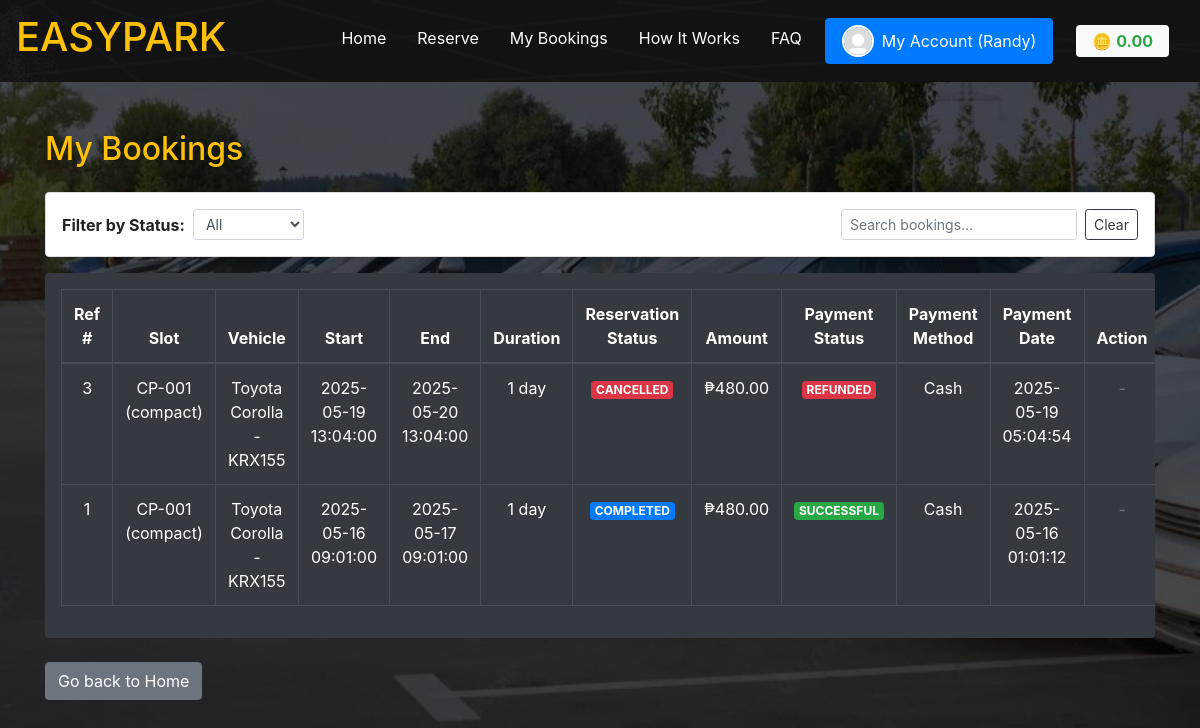
The page /bookings.php (signed in) on the database its author committed.
### tables this page shows
CREATE TABLE `users` (
  `user_id` int(11) NOT NULL,
  `first_name` varchar(50) NOT NULL,
  `middle_name` varchar(50) DEFAULT NULL,
  `last_name` varchar(50) NOT NULL,
  `email` varchar(100) NOT NULL,
  `password` varchar(255) NOT NULL,
  `phone` varchar(20) DEFAULT NULL,
  `user_type` enum('admin','staff','client') NOT NULL DEFAULT 'client',
  `security_word` varchar(255) NOT NULL,
  `created_at` timestamp NULL DEFAULT current_timestamp(),
  `updated_at` timestamp NULL DEFAULT NULL ON UPDATE current_timestamp(),
  `is_active` tinyint(1) NOT NULL DEFAULT 1,
  `image` varchar(255) DEFAULT 'default.jpg',
  `coins` decimal(10,2) NOT NULL DEFAULT 0.00
);

CREATE TABLE `reservations` (
  `reservation_id` int(11) NOT NULL,
  `user_id` int(11) NOT NULL,
  `vehicle_id` int(11) NOT NULL,
  `parking_slot_id` int(11) NOT NULL,
  `start_time` datetime NOT NULL,
  `end_time` datetime NOT NULL,
  `duration` varchar(20) NOT NULL,
  `status` enum('pending','confirmed','ongoing','cancelled','expired','completed','void') NOT NULL DEFAULT 'pending',
  `created_at` timestamp NULL DEFAULT current_timestamp(),
  `updated_at` timestamp NULL DEFAULT NULL ON UPDATE current_timestamp()
);

CREATE TABLE `parking_slots` (
  `parking_slot_id` int(11) NOT NULL,
  `slot_number` varchar(10) NOT NULL,
  `slot_type` enum('two_wheeler','compact','standard','large') NOT NULL,
  `slot_status` enum('available','reserved','occupied','unavailable') DEFAULT 'available'
);

CREATE TABLE `Vehicle_Models` (
  `model_id` int(11) NOT NULL,
  `brand` varchar(50) NOT NULL,
  `model` varchar(50) NOT NULL,
  `type` enum('two_wheeler','compact','standard','large') NOT NULL
);

CREATE TABLE `vehicles` (
  `vehicle_id` int(11) NOT NULL,
  `user_id` int(11) NOT NULL,
  `plate_number` varchar(20) NOT NULL,
  `model_id` int(11) NOT NULL,
  `color` varchar(50) NOT NULL,
  `created_at` timestamp NULL DEFAULT current_timestamp(),
  `updated_at` timestamp NULL DEFAULT NULL ON UPDATE current_timestamp()
);

CREATE TABLE `payments` (
  `reference_number` int(11) NOT NULL,
  `reservation_id` int(11) DEFAULT NULL,
  `amount` decimal(12,2) NOT NULL,
  `payment_date` timestamp NULL DEFAULT current_timestamp(),
  `method` enum('cash','online','coins') NOT NULL,
  `updated_at` timestamp NULL DEFAULT NULL ON UPDATE current_timestamp(),
  `status` enum('pending','successful','failed','refunded') DEFAULT 'pending'
);

### bookings.php (the view, shortened to what this page needs)
<?php
require_once 'includes/db.php';
$user_id = $_SESSION['user_id'];
$sql = "SELECT r.reservation_id, r.start_time, r.end_time, r.duration, r.status, s.slot_number, s.slot_type, v.plate_number, m.brand, m.model, p.amount, p.status AS payment_status, p.method, p.payment_date
FROM reservations r
JOIN parking_slots s ON r.parking_slot_id = s.parking_slot_id
JOIN vehicles v ON r.vehicle_id = v.vehicle_id
JOIN Vehicle_Models m ON v.model_id = m.model_id
LEFT JOIN payments p ON r.reservation_id = p.reservation_id
WHERE r.user_id = ?
ORDER BY r.start_time DESC";
$stmt = $pdo->prepare($sql);
$stmt->execute([$user_id]);
$bookings = $stmt->fetchAll(PDO::FETCH_ASSOC);
?>
<!DOCTYPE html>
<html lang="en">
<head>
  <link rel="stylesheet" href="css/font-awesome.min.css">
  <link rel="stylesheet" href="css/bootstrap.min.css">
</head>
<body class="bg-car">
  <?php include 'includes/client_navbar.php'; ?>
  <div class="container py-5">
    <h2 class="text-warning mb-4">My Bookings</h2>
    <div class="mb-3 p-3 rounded shadow-sm" style="background:#fff; color:#222; border:1px solid #ddd;">
      <div class="d-flex flex-wrap align-items-center justify-content-between">
        <div class="form-inline mb-2 mb-md-0">
          <label for="statusFilter" class="mr-2 font-weight-bold" style="color:#222;">Filter by Status:</label>
          <select id="statusFilter" class="form-control form-control-sm mr-3">
            <option value="">All</option>
          </select>
        </div>
        <div class="form-inline">
          <input type="text" id="searchInput" class="form-control form-control-sm mr-2"
            placeholder="Search bookings...">
          <button class="btn btn-sm btn-outline-dark" id="clearSearch">Clear</button>
        </div>
      </div>
    </div>
    <div class="table-responsive bg-dark rounded p-3">
      <table class="table table-hover table-dark table-bordered align-middle text-center" id="bookingsTable">
        <thead>
          <tr>
            <th>Ref #</th>
            <th>Slot</th>
            <th>Vehicle</th>
            <th>Start</th>
            <th>End</th>
            <th>Duration</th>
            <th>Reservation Status</th>
            <th>Amount</th>
            <th>Payment Status</th>
            <th>Payment Method</th>
            <th>Payment Date</th>
            <th>Action</th>
          </tr>
        </thead>
        <tbody>
          <?php if (count($bookings) === 0): ?>
            <tr>
              <td colspan="12" class="text-center">No bookings found.</td>
            </tr>
          <?php else:
            foreach ($bookings as $b):
              $rowData = htmlspecialchars(json_encode($b));
              ?>
              <tr class="booking-row" data-booking='<?= $rowData ?>'>
                <td><?= htmlspecialchars($b['reservation_id']) ?></td>
                <td><?= htmlspecialchars($b['slot_number']) ?> (<?= htmlspecialchars($b['slot_type']) ?>)</td>
                <td><?= htmlspecialchars($b['brand'] . ' ' . $b['model'] . ' - ' . $b['plate_number']) ?></td>
                <td><?= htmlspecialchars($b['start_time']) ?></td>
                <td><?= htmlspecialchars($b['end_time']) ?></td>
                <td>
                  <?php
                  $durationText = $b['duration'];
                  if (is_numeric($durationText)) {
                    if ($durationText == 1) {
                      $durationText .= ' hour';
                    } elseif ($durationText < 24) {
                      $durationText .= ' hours';
                    } elseif ($durationText % 24 == 0) {
                      $days = $durationText / 24;
                      $durationText = $days . ' day' . ($days > 1 ? 's' : '');
                    } else {
                      $days = floor($durationText / 24);
                      $hours = $durationText % 24;
                      $durationText = $days . ' day' . ($days > 1 ? 's' : '');
                      if ($hours > 0)
                        $durationText .= ' ' . $hours . ' hour' . ($hours > 1 ? 's' : '');
                    }
                  }
                  echo htmlspecialchars($durationText);
                  ?>
                </td>
                <td>
                  <?php
                  $status = $b['status'];
                  $badge = 'secondary';
                  if ($status === 'pending')
                    $badge = 'warning';
                  elseif ($status === 'confirmed' || $status === 'ongoing')
                    $badge = 'success';
                  elseif ($status === 'cancelled' || $status === 'void')
                    $badge = 'danger';
                  elseif ($status === 'completed')
                    $badge = 'primary';
                  elseif ($status === 'expired')
                    $badge = 'dark';
                  ?>
                  <span class="badge bg-<?= $badge ?> text-uppercase"><?= htmlspecialchars($status) ?></span>
                </td>
                <td>₱<?= number_format($b['amount'], 2) ?></td>
                <td>
                  <?php
                  $pay = $b['payment_status'];
                  $payBadge = 'secondary';
                  if ($pay === 'pending')
                    $payBadge = 'warning';
                  elseif ($pay === 'successful')
                    $payBadge = 'success';
                  elseif ($pay === 'failed' || $pay === 'refunded')
                    $payBadge = 'danger';
                  ?>
                  <span class="badge bg-<?= $payBadge ?> text-uppercase"><?= $pay ? htmlspecialchars($pay) : 'N/A' ?></span>
                </td>
                <td><?= htmlspecialchars(ucfirst($b['method'])) ?></td>
                <td><?= htmlspecialchars($b['payment_date']) ?></td>
                <td>
                  <?php
                  $status = $b['status'];
                  if ($status === 'pending' || $status === 'confirmed'):
                    ?>
                    <button class="btn btn-sm btn-danger action-cancel" data-id="<?= $b['reservation_id'] ?>">Cancel</button>
                  <?php elseif ($status === 'ongoing'): ?>
                    <button class="btn btn-sm btn-success action-complete" data-id="<?= $b['reservation_id'] ?>">Mark as
                      Complete</button>
                  <?php else: ?>
                    <span class="text-muted">-</span>
                  <?php endif; ?>
                </td>
              </tr>
            <?php endforeach; endif; ?>
        </tbody>
      </table>
    </div>
    <a href="dashboard.php" class="btn btn-secondary mt-4">Go back to Home</a>
  </div>
</body>
</html>

### includes/client_navbar.php (shortened to what this page needs)
<?php
require_once __DIR__ . '/db.php';
$current_page = basename($_SERVER['PHP_SELF']);
$profilePic = 'images/default.jpg';
?>
<nav id="navbar" class="navbar navbar-expand-lg bg-image-dark navbar-dark sticky-top w-100 px-3">
    <a id="opp" class="navbar-brand" href="index.php">
        <h1 class="custom-size 75rem">EASYPARK</h1>
    </a>
    <div class="collapse navbar-collapse justify-content-end" id="collapsibleNavbar">
        <ul id="opp" class="navbar-nav">
            <li class="nav-item">
                <a class="nav-link <?= ($current_page == 'index.php') ? 'active' : '' ?>" href="index.php">Home</a>
            </li>
            <li class="nav-item">
                <a class="nav-link <?= ($current_page == 'reservations.php') ? 'active' : '' ?>"
                    href="reservations.php">Reserve</a>
            </li>
            <?php if (isset($_SESSION['user_id'])): ?>
                <li class="nav-item">
                    <a class="nav-link <?= ($current_page == 'bookings.php') ? 'active' : '' ?>" href="bookings.php">My
                        Bookings</a>
                </li>
            <?php endif; ?>
            <li class="nav-item">
                <a class="nav-link <?= ($current_page == 'how-it-works.php') ? 'active' : '' ?>"
                    href="how-it-works.php">How It Works</a>
            </li>
            <li class="nav-item">
                <a class="nav-link <?= ($current_page == 'faq.php') ? 'active' : '' ?>" href="faq.php">FAQ</a>
            </li>
            <?php if (isset($_SESSION['user_id'])): ?>
                <li class="nav-item">
                    <a class="btn btn-primary d-flex align-items-center" href="profile.php" id="accountButton"
                        style="padding: 0.375rem 1rem;">
                        <img src="<?= htmlspecialchars($profilePic) ?>" alt="Profile"
                            style="width:32px;height:32px;object-fit:cover;border-radius:50%;border:2px solid #fff;margin-right:8px;">
                        My Account (<?= htmlspecialchars($_SESSION['username'] ?? 'User') ?>)
                    </a>
                </li>
                <?php
                $coins = 0.00;
                if (isset($_SESSION['user_id']) && isset($pdo)) {
                    $stmt = $pdo->prepare('SELECT coins FROM users WHERE user_id = ?');
                    $stmt->execute([$_SESSION['user_id']]);
                    $coins = $stmt->fetchColumn() ?: 0.00;
                }
                $coinColor = ($coins >= 0) ? '#28a745' : '#dc3545';
                ?>
                <li class="nav-item d-flex align-items-center ml-2">
                    <span class="badge badge-light px-3 py-2" style="font-size: 1rem; color: #333; font-weight: 700;">
                        🪙 <span style="color: <?= $coinColor ?>;"><?= number_format($coins, 2) ?></span>
                    </span>
                </li>
            <?php else: ?>
                <li class="nav-item ml-2">
                    <a class="nav-link btn btn-primary px-4 text-white" href="login.php">Login/Sign Up</a>
                </li>
            <?php endif; ?>
        </ul>
    </div>
</nav>

### bookings.php (style rules this page uses)
.bg-car { background-image: url('images/bg-car.jpg'); background-size: cover; background-position: center; background-repeat: no-repeat; }
#navbar { transition: background 1s ease-in-out; }
.navbar-dark .navbar-brand, .navbar-dark .navbar-nav .nav-link { color: #fff; }
.navbar-nav .nav-item { margin-right: 15px; }
.table thead th { cursor: pointer; }

### includes/client_navbar.php (style rules this page uses)
#navbar { position: sticky; top: 0; z-index: 1030; background-color: rgba(0, 0, 0, 0.3); --nav-image-opacity: 1; }
#navbar::before { content: ""; position: absolute; top: 0; left: 0; width: 100%; height: 100%; z-index: -1; background-image: url('images/nav-bg.jpg'); background-size: cover; background-position: top center; background-repeat: no-repeat; opacity: var(--nav-image-opacity); transition: opacity 0.1s linear; pointer-events: none; }
.navbar-dark .navbar-brand, .navbar-dark .navbar-nav .nav-link { color: #fff; }
.navbar-nav .nav-item { margin-right: 15px; }
.custom-size { color: #ffc107; transition: text-shadow 0.3s ease-in-out, color 0.3s ease-in-out; }

### rows shown on the page
users: coins "0.00"
reservations: reservation "3", parking_slot.slot_number "CP-001", parking_slot.slot_type "compact", vehicle_models.brand+model "Toyota Corolla - KRX155", start_time "2025-05-19 13:04:00", end_time "2025-05-20 13:04:00", duration "1 day", status "CANCELLED", payments.amount "480.00", payments.status "REFUNDED", payments.method "Cash", payments.payment_date "2025-05-19 05:04:54"
reservations: reservation "1", parking_slot.slot_number "CP-001", parking_slot.slot_type "compact", vehicle_models.brand+model "Toyota Corolla - KRX155", start_time "2025-05-16 09:01:00", end_time "2025-05-17 09:01:00", duration "1 day", status "COMPLETED", payments.amount "480.00", payments.status "SUCCESSFUL", payments.method "Cash", payments.payment_date "2025-05-16 01:01:12"

### other values the page prints
$_SESSION['username'] "Randy"
